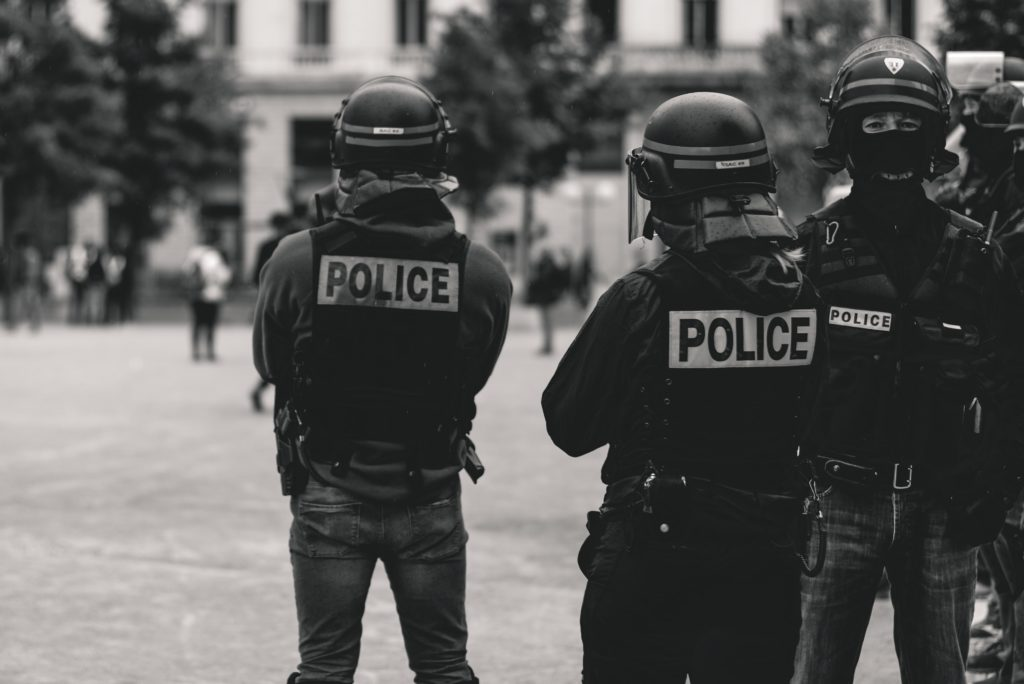
#> input picture center3.jpg, 1024 x 684 px; its folder holds only this picture in this run
$ python -i crimesys.py   (imports and definitions only)   (older library calls are emulated)
#> lines starting #> are read from the running program, lines starting #| are printed output that depends on the picture
from tkinter import*
from tkinter import ttk
from PIL import Image,ImageTk
import random
import sqlite3 as c
from tkinter import messagebox
from tkinter import filedialog
import os
from tkcalendar import DateEntry
import re
import subprocess


# [372 lines left out: functions addtables, addcri, updatecri, get_cursor, resetget, reset and 4 more, not called in this run]


def main():
    global root
    root=Tk()
    root.geometry("1530x790+0+0")
    root.title("Crime Management System")

    lbl_title=Label(root,text="CRIME MANAGEMENT SYSTEM",font=("algerian",37,"bold"),fg="gold",bg="black")
    lbl_title.place(x=0,y=0,width=1530,height=50)

    #1st image

    img_1=Image.open(r"center3.jpg")
#> img_1 is the input picture: PIL image 1024x684 RGB; mean R, G, B 88.9, 88.8, 87.3
    img_1=img_1.resize((500,160),Image.ANTIALIAS)
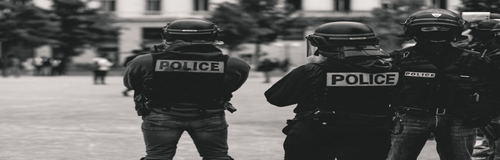
#> img_1: PIL image 500x160 RGB; mean R, G, B 88.9, 88.8, 87.3
    photoimg_1=ImageTk.PhotoImage(img_1)

#> (the run stopped early here; a loop or call above may not have finished)
